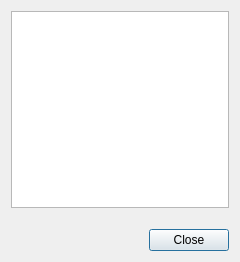
<?xml version="1.0" encoding="UTF-8"?>
<ui version="4.0">
 <class>Dialog</class>
 <widget class="QDialog" name="Dialog">
  <property name="geometry">
   <rect>
    <x>0</x>
    <y>0</y>
    <width>240</width>
    <height>262</height>
   </rect>
  </property>
  <property name="windowTitle">
   <string>Koordinat Titik</string>
  </property>
  <layout class="QVBoxLayout" name="verticalLayout">
   <item>
    <widget class="QTableWidget" name="tableWidget">
     <attribute name="horizontalHeaderStretchLastSection">
      <bool>true</bool>
     </attribute>
    </widget>
   </item>
   <item>
    <layout class="QHBoxLayout" name="horizontalLayout_2">
     <property name="topMargin">
      <number>15</number>
     </property>
     <item>
      <spacer name="horizontalSpacer">
       <property name="orientation">
        <enum>Qt::Horizontal</enum>
       </property>
       <property name="sizeHint" stdset="0">
        <size>
         <width>40</width>
         <height>20</height>
        </size>
       </property>
      </spacer>
     </item>
     <item>
      <widget class="QPushButton" name="closeButton">
       <property name="text">
        <string>Close</string>
       </property>
      </widget>
     </item>
    </layout>
   </item>
  </layout>
 </widget>
 <resources/>
 <connections/>
</ui>
